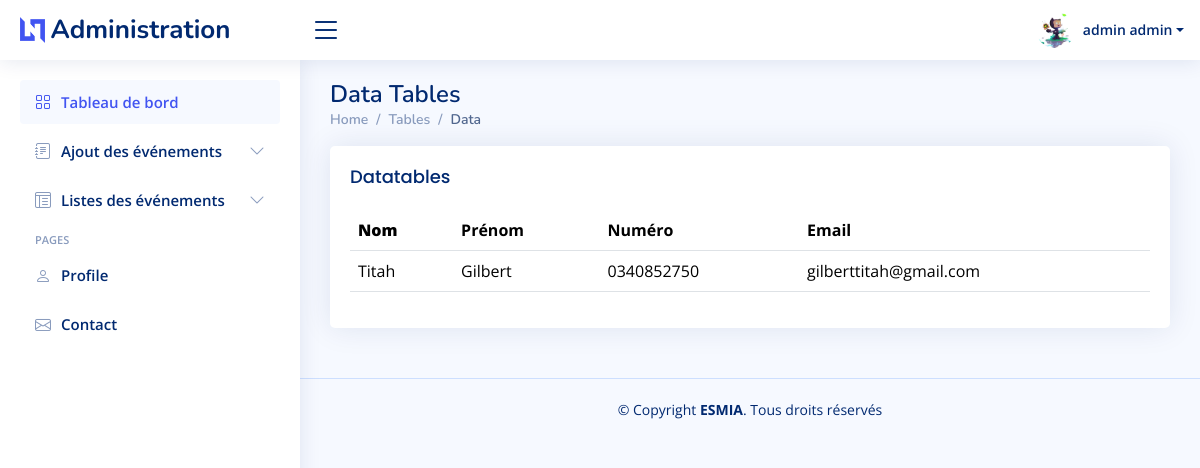
Before: /administration/Liste-reservations/ (signed in) with the older database file.
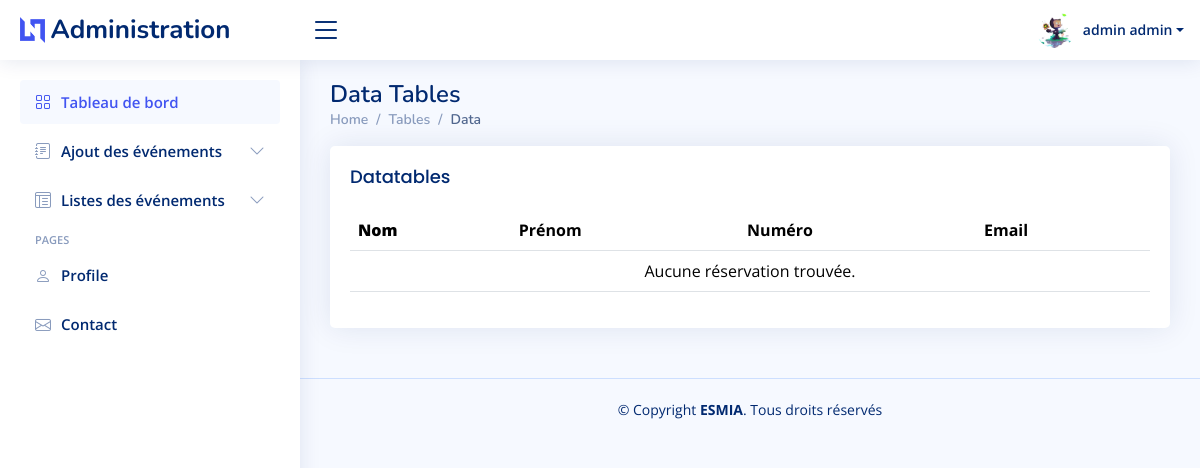
After: the same page with the newer database file.
### app/models.py (models this page shows, shortened)
class Reservation(models.Model):
    event = models.ForeignKey(Event, on_delete=models.CASCADE, related_name='reservations')
    user = models.ForeignKey(User, on_delete=models.SET_NULL, null=True, blank=True)  # Utilisateur connecté (optionnel)
    name = models.CharField(max_length=100)
    surname = models.CharField(max_length=100)
    phone_number = models.CharField(max_length=15)
    email = models.EmailField()
    reservation_date = models.DateTimeField(auto_now_add=True)

### app/views.py (the view)
# urls.py: path('administration/Liste-reservations/', liste_reservations, name='liste_reservations'),
@login_required
def liste_reservations(request):
    reservations = Reservation.objects.filter(user=request.user)
    return render(request, 'admin/layouts/liste_reservations.html', {
        'reservations': reservations
    })

### app/templates/admin/layouts/liste_reservations.html (shortened to what this page needs)
{% include 'layouts/admin/head_admin.html'%}
<body>
  {% include 'layouts/admin/header_admin.html'%}
  {% include 'layouts/admin/sidebar_admin.html'%}
  <main id="main" class="main">
    <div class="pagetitle">
      <h1>Data Tables</h1>
      <nav>
        <ol class="breadcrumb">
          <li class="breadcrumb-item"><a href="index.html">Home</a></li>
          <li class="breadcrumb-item">Tables</li>
          <li class="breadcrumb-item active">Data</li>
        </ol>
      </nav>
    </div>
    <section class="section">
      <div class="row">
        <div class="col-lg-12">
          <div class="card">
            <div class="card-body">
              <h5 class="card-title">Datatables</h5>
              <table class="table datatable">
                <thead>
                  <tr>
                    <th>
                      <b>Nom</b>
                    </th>
                    <th>Prénom</th>
                    <th>Numéro</th>
                    <th>Email</th>
                  </tr>
                </thead>
                <tbody>
                  {% for reservation in reservations %}
                  <tr>
                    <td>{{ reservation.name }}</td>
                    <td>{{ reservation.surname }}</td>
                    <td>{{ reservation.phone_number }}</td>
                    <td>{{ reservation.email }}</td>
                  </tr>
                  {% empty %}
                  <tr>
                    <td colspan="4" class="text-center">Aucune réservation trouvée.</td>
                  </tr>
                  {% endfor %}
                </tbody>
              </table>
            </div>
          </div>
        </div>
      </div>
    </section>
  </main>
  {% include 'layouts/admin/footer_admin.html'%}
</body>
</html>

### app/templates/layouts/admin/head_admin.html (shortened to what this page needs)
<!DOCTYPE html>
<html lang="en">
<head>
  {%load static%}
  {%load static%}
  <link href="{% static 'assets2/vendor/bootstrap/css/bootstrap.min.css'%}" rel="stylesheet">
  <link href="{% static 'assets2/vendor/bootstrap-icons/bootstrap-icons.css'%}" rel="stylesheet">
  <link href="{% static 'assets2/vendor/boxicons/css/boxicons.min.css'%}" rel="stylesheet">
  <link href="{% static 'assets2/vendor/quill/quill.snow.css' %}" rel="stylesheet">
  <link href="{% static 'assets2/vendor/quill/quill.bubble.css' %}" rel="stylesheet">
  <link href="{% static 'assets2/vendor/remixicon/remixicon.css' %}" rel="stylesheet">
  <link href="{% static 'assets2/vendor/simple-datatables/style.css' %}" rel="stylesheet">
  {%load static%}
  <link href="{% static 'assets2/css/style.css' %}" rel="stylesheet">
</head>

### app/templates/layouts/admin/header_admin.html (shortened to what this page needs)
  <header id="header" class="header fixed-top d-flex align-items-center">
    <div class="d-flex align-items-center justify-content-between">
      <a href="#" class="logo d-flex align-items-center">
        {%load static %}
        <img src="{% static 'assets/img/logo.png'%}" alt="">
        <span class="d-none d-lg-block">Administration</span>
      </a>
      <i class="bi bi-list toggle-sidebar-btn"></i>
    </div>
    <nav class="header-nav ms-auto">
  <ul class="d-flex align-items-center">
    <li class="nav-item dropdown pe-3">
      <a class="nav-link nav-profile d-flex align-items-center pe-0" href="#" data-bs-toggle="dropdown">
        {% load static %}
        <img src="{% if user.profile.image %}{{ user.profile.image.url }}{% else %}{% static 'assets2/img/images.jpg' %}{% endif %}" alt="Profile" class="rounded-circle">
        <span class="d-none d-md-block dropdown-toggle ps-2">{{ user.first_name }} {{ user.last_name }}</span>
      </a>
    </li>
  </ul>
</nav>
  </header>

### app/templates/layouts/admin/sidebar_admin.html (shortened to what this page needs)
  <aside id="sidebar" class="sidebar">
    <ul class="sidebar-nav" id="sidebar-nav">
      <li class="nav-item">
        <a class="nav-link " href="{% url 'administration' %}">
          <i class="bi bi-grid"></i>
          <span>Tableau de bord</span>
        </a>
      </li>
      <li class="nav-item">
        <a class="nav-link collapsed" data-bs-target="#forms-nav" data-bs-toggle="collapse" href="#">
          <i class="bi bi-journal-text"></i><span>Ajout des événements</span><i class="bi bi-chevron-down ms-auto"></i>
        </a>
      </li>
      <li class="nav-item">
        <a class="nav-link collapsed" data-bs-target="#tables-nav" data-bs-toggle="collapse" href="#">
          <i class="bi bi-layout-text-window-reverse"></i><span>Listes des événements</span><i class="bi bi-chevron-down ms-auto"></i>
        </a>
      </li>
      <li class="nav-heading">Pages</li>
      <li class="nav-item">
        <a class="nav-link collapsed" href="{% url 'profil' %}">
          <i class="bi bi-person"></i>
          <span>Profile</span>
        </a>
      </li>
      <li class="nav-item">
        <a class="nav-link collapsed" href="">
          <i class="bi bi-envelope"></i>
          <span>Contact</span>
        </a>
      </li>
    </ul>
  </aside>

### app/templates/layouts/admin/footer_admin.html
  <footer id="footer" class="footer">
    <div class="copyright">
      &copy; Copyright <strong><span>ESMIA</span></strong>. Tous droits réservés
    </div>
  </footer>

### app/templates/layouts/admin/script_admin.html (shortened to what this page needs)
  {%load static%}
  {%load static%}

### app/static/assets2/css/style.css (style rules this page uses)
:root { scroll-behavior: smooth; }
body { font-family: "Open Sans", sans-serif; background: #f6f9ff; color: #444444; }
a { color: #4154f1; text-decoration: none; }
h1, h2, h3, h4, h5, h6 { font-family: "Nunito", sans-serif; }
#main { margin-top: 60px; padding: 20px 30px; transition: all 0.3s; }
.pagetitle { margin-bottom: 10px; }
.pagetitle h1 { font-size: 24px; margin-bottom: 0; font-weight: 600; color: #012970; }
.card { margin-bottom: 30px; border: none; border-radius: 5px; box-shadow: 0px 0 30px rgba(1, 41, 112, 0.1); }
.card-title { padding: 20px 0 15px 0; font-size: 18px; font-weight: 500; color: #012970; font-family: "Poppins", sans-serif; }
.card-body { padding: 0 20px 20px 20px; }
.breadcrumb { font-size: 14px; font-family: "Nunito", sans-serif; color: #899bbd; font-weight: 600; }
.breadcrumb a { color: #899bbd; transition: 0.3s; }
.breadcrumb .breadcrumb-item::before { color: #899bbd; }
.breadcrumb .active { color: #51678f; font-weight: 600; }
.logo { line-height: 1; }
@media (min-width: 1200px) { .logo { width: 280px; } }
.logo img { max-height: 26px; margin-right: 6px; }
.logo span { font-size: 26px; font-weight: 700; color: #012970; font-family: "Nunito", sans-serif; }
.header { transition: all 0.5s; z-index: 997; height: 60px; box-shadow: 0px 2px 20px rgba(1, 41, 112, 0.1); background-color: #fff; padding-left: 20px; }
.header .toggle-sidebar-btn { font-size: 32px; padding-left: 10px; cursor: pointer; color: #012970; }
.header-nav ul { list-style: none; }
.header-nav>ul { margin: 0; padding: 0; }
.header-nav .nav-profile { color: #012970; }
.header-nav .nav-profile img { max-height: 36px; }
.header-nav .nav-profile span { font-size: 14px; font-weight: 600; }
.sidebar { position: fixed; top: 60px; left: 0; bottom: 0; width: 300px; z-index: 996; transition: all 0.3s; padding: 20px; overflow-y: auto; scrollbar-width: thin; scrollbar-color: #aab7cf transparent; box-shadow: 0px 0px 20px rgba(1, 41, 112, 0.1); background-color: #fff; }
@media (min-width: 1200px) { #main, #footer { margin-left: 300px; } }
.sidebar-nav { padding: 0; margin: 0; list-style: none; }
.sidebar-nav li { padding: 0; margin: 0; list-style: none; }
.sidebar-nav .nav-item { margin-bottom: 5px; }
.sidebar-nav .nav-heading { font-size: 11px; text-transform: uppercase; color: #899bbd; font-weight: 600; margin: 10px 0 5px 15px; }
.sidebar-nav .nav-link { display: flex; align-items: center; font-size: 15px; font-weight: 600; color: #4154f1; transition: 0.3; background: #f6f9ff; padding: 10px 15px; border-radius: 4px; }
.sidebar-nav .nav-link i { font-size: 16px; margin-right: 10px; color: #4154f1; }
.sidebar-nav .nav-link.collapsed { color: #012970; background: #fff; }
.sidebar-nav .nav-link.collapsed i { color: #899bbd; }
.sidebar-nav .nav-link .bi-chevron-down { margin-right: 0; transition: transform 0.2s ease-in-out; }
.footer { padding: 20px 0; font-size: 14px; transition: all 0.3s; border-top: 1px solid #cddfff; }
.footer .copyright { text-align: center; color: #012970; }

Changed rows visible on the page:
removed Reservation: name "Titah", surname "Gilbert", phone_number "0340852750", email "gilberttitah@gmail.com"
Other visible differences:
text now shown: "Aucune réservation trouvée."
